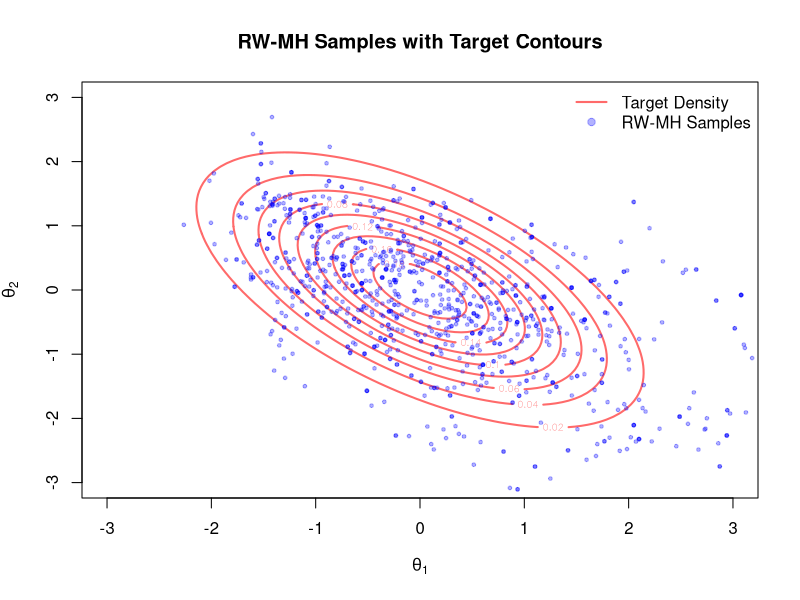

The R script that drew this image:
library(mvtnorm)

# ---- Target Distribution ----
mean_target <- c(0, 0)
cov_target <- matrix(c(1, -0.6, -0.6, 1), nrow = 2)

# ---- Proposal: Random Walk with Diagonal Covariance ----
proposal_sd <- 0.4  # standard deviation for each coordinate
cov_proposal <- diag(proposal_sd^2, 2)  # diagonal proposal covariance

# ---- MCMC Settings ----
N <- 5000
samples <- matrix(0, nrow = N, ncol = 2)
samples[1, ] <- c(0, 0)
accept_count <- 0

# ---- Random Walk Metropolis-Hastings Algorithm ----
for (t in 2:N) {
  # Propose from N(current, proposal_cov)
  candidate <- rmvnorm(1, mean = samples[t - 1, ], sigma = cov_proposal)
  
  # Compute acceptance probability (symmetric proposal)
  target_current <- dmvnorm(samples[t - 1, ], mean = mean_target, sigma = cov_target)
  target_candidate <- dmvnorm(candidate, mean = mean_target, sigma = cov_target)
  alpha <- min(1, target_candidate / target_current)
  
  # Accept or reject
  if (runif(1) < alpha) {
    samples[t, ] <- candidate
    accept_count <- accept_count + 1
  } else {
    samples[t, ] <- samples[t - 1, ]
  }
}

# ---- Acceptance Rate ----
accept_rate <- accept_count / (N - 1)
cat("Acceptance rate:", round(accept_rate, 4), "\n")

# ---- Plotting ----
# 1. Contour of Target Distribution
x1 <- seq(-3, 3, length.out = 100)
x2 <- seq(-3, 3, length.out = 100)
grid <- expand.grid(x1, x2)
z <- matrix(dmvnorm(grid, mean = mean_target, sigma = cov_target), 100, 100)

contour(x1, x2, z, nlevels = 10, col = "indianred1", lwd = 2,
        xlab = expression(theta[1]), ylab = expression(theta[2]),
        main = "RW-MH Samples with Target Contours")

# 2. Overlay samples (last 1000 for clarity)
points(samples[(N-999):N, 1], samples[(N-999):N, 2], 
       col = rgb(0, 0, 1, 0.3), pch = 19, cex = 0.5)

legend("topright", legend = c("Target Density", "RW-MH Samples"),
       col = c("indianred1", rgb(0, 0, 1, 0.3)), lwd = c(2,NA), pch = c(NA, 19), bty = "n")
